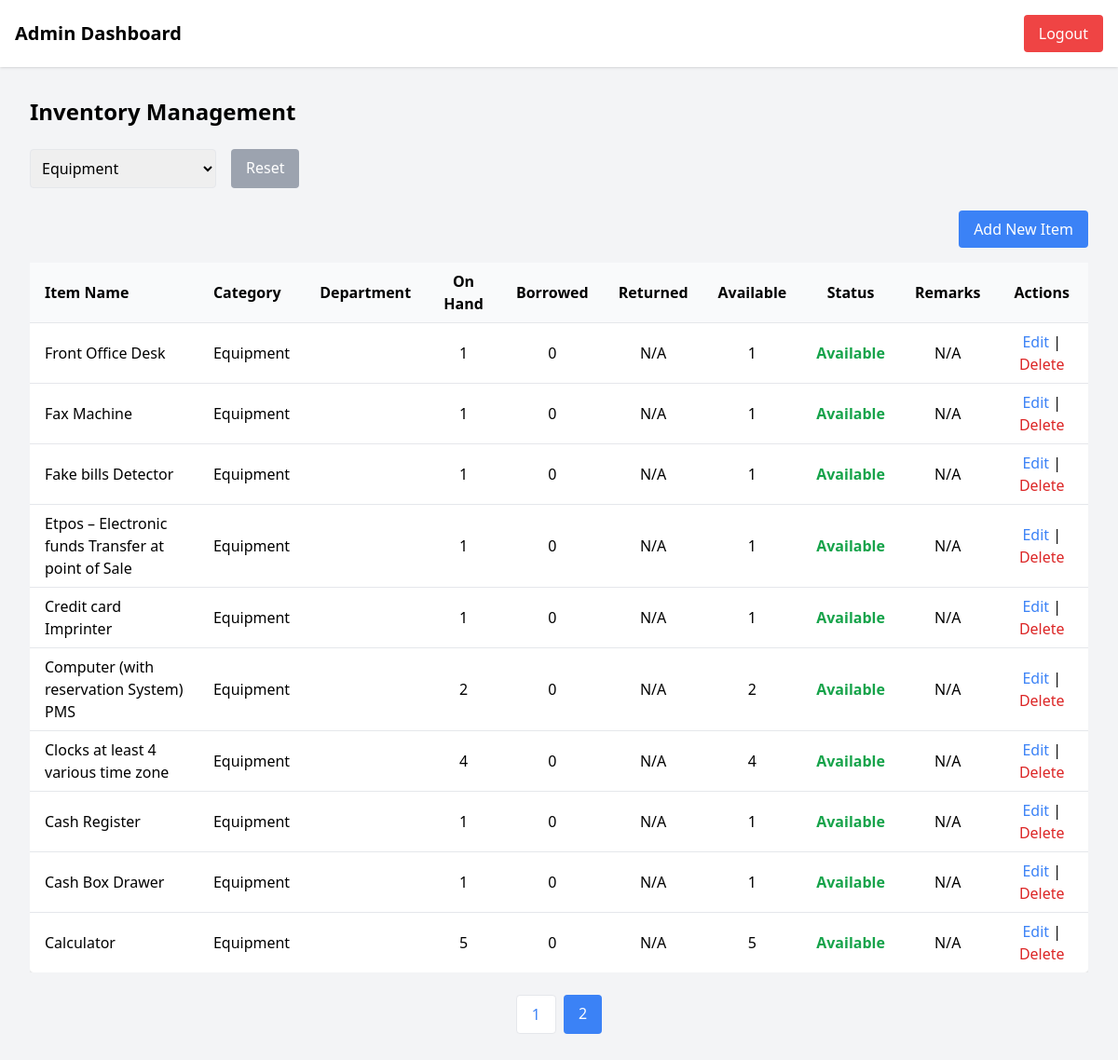
/dashboard/admin_requests.php?page=2&category=Equipment (signed in), run on the app's committed database.
### tables this page shows
CREATE TABLE `items` (
  `id` int(11) NOT NULL,
  `name` varchar(255) DEFAULT NULL,
  `category` varchar(255) DEFAULT NULL,
  `quantity` int(11) DEFAULT NULL,
  `available_quantity` int(11) DEFAULT NULL,
  `description` text DEFAULT NULL,
  `department` varchar(255) DEFAULT NULL,
  `created_at` timestamp NOT NULL DEFAULT current_timestamp(),
  `borrowed_quantity` int(11) DEFAULT 0,
  `borrowed` int(11) DEFAULT 0,
  `returned` int(11) DEFAULT 0,
  `remarks` text DEFAULT NULL
);

### dashboard/admin_requests.php (the view, shortened to what this page needs)
<?php
require_once "../config/database.php";
$items = [];
$categories = [];
$pages = 1;
$limit = 10;
$category_filter = isset($_GET['category']) ? $_GET['category'] : "";
$page = isset($_GET['page']) ? (int)$_GET['page'] : 1;
$start = ($page - 1) * $limit;
try {
    $query = "SELECT id, name, category, department, quantity, borrowed, (quantity - borrowed) AS available_quantity, remarks FROM items";
    $params = [];
    if (!empty($category_filter)) {
        $query .= " WHERE category = ?";
        $params[] = $category_filter;
    }
    $query .= " ORDER BY id DESC LIMIT ?, ?";
    $stmt = $conn->prepare($query);
    foreach ($params as $index => $param) {
        $stmt->bindValue($index + 1, $param);
    }
    $stmt->bindValue(count($params) + 1, $start, PDO::PARAM_INT);
    $stmt->bindValue(count($params) + 2, $limit, PDO::PARAM_INT);
    $stmt->execute();
    $items = $stmt->fetchAll(PDO::FETCH_ASSOC);
    $countQuery = "SELECT COUNT(*) FROM items";
    if (!empty($category_filter)) {
        $countQuery .= " WHERE category = ?";
    }
    $countStmt = $conn->prepare($countQuery);
    if (!empty($category_filter)) {
        $countStmt->execute([$category_filter]);
    } else {
        $countStmt->execute();
    }
    $total = $countStmt->fetchColumn();
    $pages = ceil($total / $limit);
    $categoryStmt = $conn->query("SELECT DISTINCT category FROM items");
    $categories = $categoryStmt->fetchAll(PDO::FETCH_COLUMN);
} catch (PDOException $e) {
    $_SESSION['error'] = "Failed to load items: " . $e->getMessage();
    error_log("Database Error: " . $e->getMessage());
}
?>
<!DOCTYPE html>
<html lang="en">
<head>
  <script src="https://cdn.tailwindcss.com"></script>
</head>
<body class="bg-gray-100 min-h-screen">
<nav class="bg-white p-4 shadow flex justify-between items-center">
    <h1 class="text-xl font-bold">Admin Dashboard</h1>
    <a href="../logout.php" class="bg-red-500 text-white px-4 py-2 rounded">Logout</a>
</nav>
<div class="p-8">
    <h2 class="text-2xl font-bold mb-6">Inventory Management</h2>
    <form method="GET" class="mb-6 flex space-x-4">
        <select name="category" onchange="this.form.submit()" class="border p-2 rounded">
            <?php foreach ($categories as $category): ?>
                <option value="<?= htmlspecialchars($category) ?>" <?= $category_filter == $category ? 'selected' : '' ?>>
                    <?= htmlspecialchars($category) ?>
                </option>
            <?php endforeach; ?>
        </select>
        <?php if (!empty($category_filter)): ?>
            <a href="admin_requests.php" class="px-4 py-2 bg-gray-400 text-white rounded hover:bg-gray-500">Reset</a>
        <?php endif; ?>
    </form>
    <div class="flex justify-end mb-4">
        <a href="../items/add_item.php" class="bg-blue-500 text-white px-4 py-2 rounded hover:bg-blue-600">
            Add New Item
        </a>
    </div>
    <div class="overflow-x-auto">
        <table class="min-w-full bg-white shadow rounded">
            <thead class="bg-gray-50">
                <tr>
                    <th class="px-4 py-2 text-left">Item Name</th>
                    <th class="px-4 py-2 text-left">Category</th>
                    <th class="px-4 py-2 text-left">Department</th>
                    <th class="px-4 py-2 text-center">On Hand</th>
                    <th class="px-4 py-2 text-center">Borrowed</th>
                    <th class="px-4 py-2 text-center">Returned</th>
                    <th class="px-4 py-2 text-center">Available</th>
                    <th class="px-4 py-2 text-center">Status</th>
                    <th class="px-4 py-2 text-center">Remarks</th>
                    <th class="px-4 py-2 text-center">Actions</th>
                </tr>
            </thead>
            <tbody>
                <?php if (count($items) > 0): ?>
                    <?php foreach ($items as $item): ?>
                        <tr class="border-t">
                            <td class="px-4 py-2"><?= htmlspecialchars($item['name']) ?></td>
                            <td class="px-4 py-2"><?= htmlspecialchars($item['category']) ?></td>
                            <td class="px-4 py-2"><?= htmlspecialchars($item['department']) ?></td>
                            <td class="px-4 py-2 text-center"><?= isset($item['quantity']) ? htmlspecialchars($item['quantity']) : 'N/A' ?></td>
                            <td class="px-4 py-2 text-center"><?= isset($item['borrowed']) ? htmlspecialchars($item['borrowed']) : 'N/A' ?></td>
                            <td class="px-4 py-2 text-center"><?= isset($item['returned']) ? htmlspecialchars($item['returned']) : 'N/A' ?></td>
                            <td class="px-4 py-2 text-center"><?= isset($item['available_quantity']) ? htmlspecialchars($item['available_quantity']) : 'N/A' ?></td>
                            <td class="px-4 py-2 text-center">
                                <?php
                                    if (isset($item['available_quantity']) && $item['available_quantity'] > 0) {
                                        echo "<span class='text-green-600 font-semibold'>Available</span>";
                                    } else {
                                        echo "<span class='text-red-600 font-semibold'>Not Available</span>";
                                    }
                                ?>
                            </td>
                            <td class="px-4 py-2 text-center"><?= htmlspecialchars($item['remarks'] ?? 'N/A') ?></td>
                            <td class="px-4 py-2 text-center">
                                <a href="../items/edit_item.php?id=<?= $item['id'] ?>" class="text-blue-500 hover:underline">Edit</a> |
                                <a href="admin_requests.php?action=delete&id=<?= $item['id'] ?>"
                               class="text-red-600 hover:text-red-900"
                               onclick="return confirm('Are you sure you want to delete <?= htmlspecialchars($item['name']) ?>?');">
                               Delete
                            </a>
                            </td>
                        </tr>
                    <?php endforeach; ?>
                <?php else: ?>
                    <tr>
                        <td colspan="10" class="text-center py-4 text-gray-500">No items found.</td>
                    </tr>
                <?php endif; ?>
            </tbody>
        </table>
    </div>
    <div class="mt-6 flex justify-center">
        <?php for ($i = 1; $i <= $pages; $i++): ?>
            <a href="?page=<?= $i ?>&category=<?= urlencode($category_filter) ?>"
               class="px-4 py-2 mx-1 rounded <?= $i === $page ? 'bg-blue-500 text-white' : 'bg-white text-blue-500 border'; ?>">
               <?= $i ?>
            </a>
        <?php endfor; ?>
    </div>
</div>
</body>
</html>

### data on the page
items: name "Front Office Desk", category "Equipment", quantity "1", borrowed "0", available_quantity "1", remarks "N/A"
items: name "Fax Machine", category "Equipment", quantity "1", borrowed "0", available_quantity "1", remarks "N/A"
items: name "Fake bills Detector", category "Equipment", quantity "1", borrowed "0", available_quantity "1", remarks "N/A"
items: name "Etpos – Electronic funds Transfer at point of Sale", category "Equipment", quantity "1", borrowed "0", available_quantity "1", remarks "N/A"
items: name "Credit card Imprinter", category "Equipment", quantity "1", borrowed "0", available_quantity "1", remarks "N/A"
items: name "Computer (with reservation System) PMS", category "Equipment", quantity "2", borrowed "0", available_quantity "2", remarks "N/A"
items: name "Clocks at least 4 various time zone", category "Equipment", quantity "4", borrowed "0", available_quantity "4", remarks "N/A"
items: name "Cash Register", category "Equipment", quantity "1", borrowed "0", available_quantity "1", remarks "N/A"
items: name "Cash Box Drawer", category "Equipment", quantity "1", borrowed "0", available_quantity "1", remarks "N/A"
items: name "Calculator", category "Equipment", quantity "5", borrowed "0", available_quantity "5", remarks "N/A"

### other printed values
form field category "Equipment"
